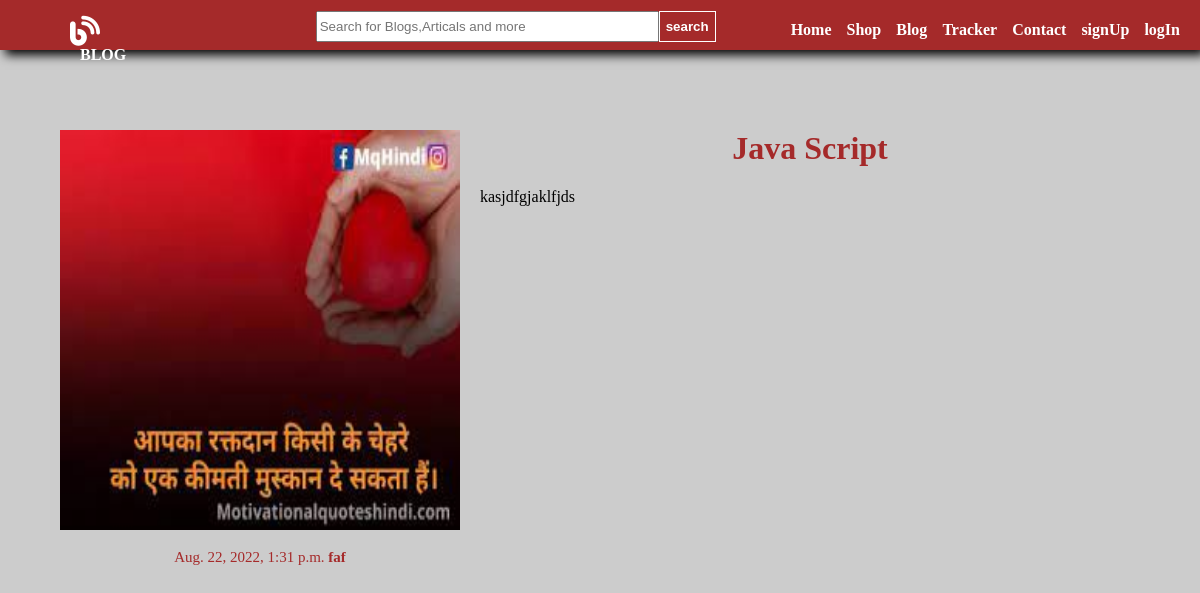
Page /blog/userContentDetails/3 on the committed database.
### blog/models.py (models this page shows)
class PublishBlog(models.Model):
    publish_id= models.AutoField
    Author_Name = models.CharField(max_length=50)
    Blogger_Email = models.CharField(max_length=50)
    Blogger_Title = models.CharField(max_length=80)
    Blogger_Content = models.CharField(max_length=5000000)
    Blog_Image = models.ImageField(upload_to='shop/image',default='')
    Blog_Date = models.DateTimeField(auto_now=True)
    def __str__(self):
        return self.Blogger_Title

### blog/views.py (the view)
# urls.py: path("userContentDetails/<int:myid>",views.show_user_blog_details,name='viewblogs'),
def show_user_blog_details(request,myid):
    parti_blog = PublishBlog.objects.filter(id=myid)
    print("jsdfkjs;kljaslfjlsdk;lsjf", parti_blog)
    params ={"particular_blog":parti_blog}
    return render(request,'blog/userContentDetails.html',params)

### blog/templates/blog/userContentDetails.html (shortened to what this page needs)
{% extends 'blog/basic.html' %}
{% block body%}
{% load static %}
{% for blog_view in particular_blog %}
<div id="contentdetails_container">
    <p>
        <div id="contentdetails_pic">
            <img class=contentdetails_pic_image src="/media/{{blog_view.Blog_Image}}">
            <p style="font-size:15px;color:brown;">{{blog_view.Blog_Date}} <span id="contentdetails_author">{{blog_view.Author_Name}}</span></p>
        </div>
        <div id="contentdetails_text">
            <center><h1 style="color:brown;">{{blog_view.Blogger_Title}}</h1></center>
        </div>
        {{blog_view.Blogger_Content}}
    </p>
</div>
{% endfor %}
{% endblock %}

### rows in the picture
PublishBlog: Blog_Image (picture), Blog_Date "Aug. 22, 2022, 1:31 p.m.", Author_Name "faf", Blogger_Title "Java Script", Blogger_Content "kasjdfgjaklfjds"
